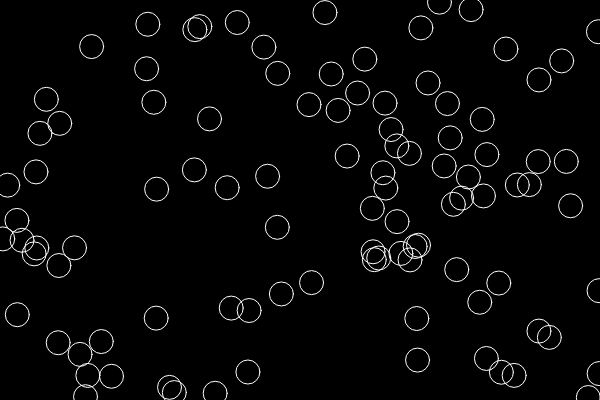
Frame 1 (no input)
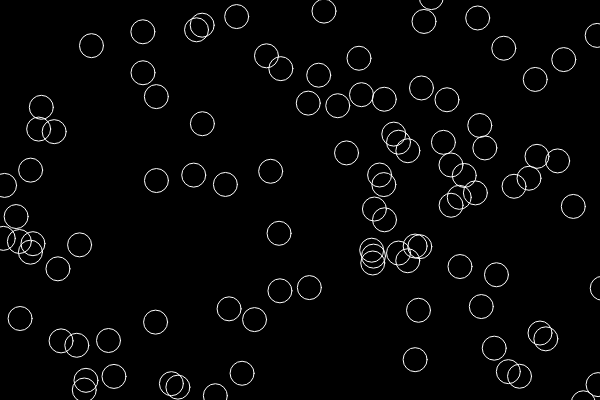
Frame 60 (no input)
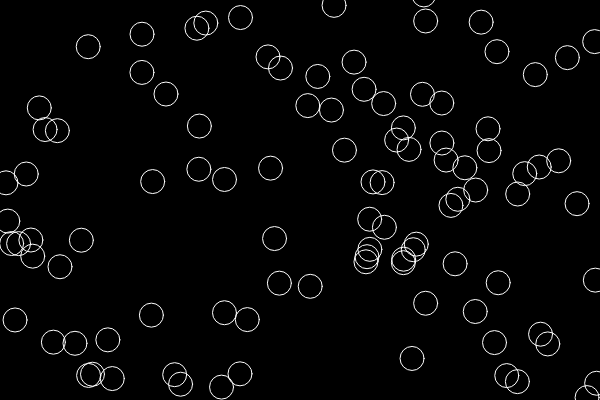
Frame 120 (the mouse pressed at the canvas centre since frame 60)

The p5.js sketch that drew these frames (run headless with seeded random() and noise() and a simulated clock; from frame 60 on, the mouse is pressed at the canvas centre):

// p5.js sketch
// ── sketch.js
var bubbles = [];

function setup() {
  createCanvas(600, 400);
  for (var i = 0; i < 100; i++) {
    bubbles[i] = {
      x: random(600), 
      y: random(400),
      display: function () {
        stroke(255);
        noFill();
        ellipse(this.x, this.y, 24, 24);
      },
      move: function() {
        this.x = this.x + random(-1, 1);
        this.y = this.y + random(-1, 1);
      }
    }
  }
}

function draw() {
  background(0);
  for (var i = 0; i < bubbles.length; i++)   {
    bubbles[i].move();
    bubbles[i].display();
  }

}
